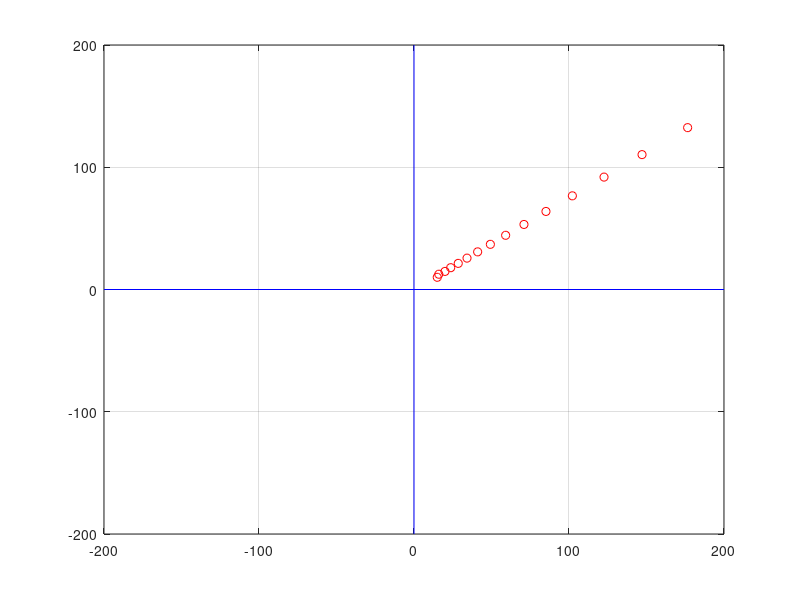

Write MATLAB code to recreate this figure.
L = 200; U = 200;
plot([-L U],[0 0],'b',[0 0],[-L U],'b'); % Tegner akser
axis([-L U -L U]);
axis manual;
grid;
hold on;

A = [0 1.6;0.3 0.8];
[V D] = eig(A);
x = [15;10];
for k = 1:30
    plot(x(1),x(2),'or');
    x = A*x
end